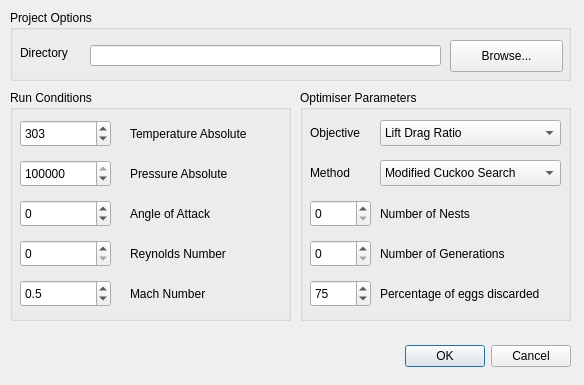
<?xml version="1.0" encoding="UTF-8"?>
<ui version="4.0">
 <class>ConfigureProjectDialog</class>
 <widget class="QDialog" name="ConfigureProjectDialog">
  <property name="geometry">
   <rect>
    <x>0</x>
    <y>0</y>
    <width>584</width>
    <height>385</height>
   </rect>
  </property>
  <property name="windowTitle">
   <string>Dialog</string>
  </property>
  <widget class="QDialogButtonBox" name="buttonBox">
   <property name="geometry">
    <rect>
     <x>230</x>
     <y>340</y>
     <width>341</width>
     <height>32</height>
    </rect>
   </property>
   <property name="orientation">
    <enum>Qt::Horizontal</enum>
   </property>
   <property name="standardButtons">
    <set>QDialogButtonBox::Cancel|QDialogButtonBox::Ok</set>
   </property>
  </widget>
  <widget class="QGroupBox" name="runCondGroup">
   <property name="geometry">
    <rect>
     <x>10</x>
     <y>90</y>
     <width>281</width>
     <height>231</height>
    </rect>
   </property>
   <property name="title">
    <string>Run Conditions</string>
   </property>
   <widget class="QLabel" name="label">
    <property name="geometry">
     <rect>
      <x>120</x>
      <y>30</y>
      <width>151</width>
      <height>27</height>
     </rect>
    </property>
    <property name="text">
     <string>Temperature Absolute</string>
    </property>
   </widget>
   <widget class="QLabel" name="label_2">
    <property name="geometry">
     <rect>
      <x>120</x>
      <y>70</y>
      <width>121</width>
      <height>27</height>
     </rect>
    </property>
    <property name="text">
     <string>Pressure Absolute</string>
    </property>
   </widget>
   <widget class="QLabel" name="label_3">
    <property name="geometry">
     <rect>
      <x>120</x>
      <y>110</y>
      <width>121</width>
      <height>27</height>
     </rect>
    </property>
    <property name="text">
     <string>Angle of Attack</string>
    </property>
   </widget>
   <widget class="QLabel" name="label_4">
    <property name="geometry">
     <rect>
      <x>120</x>
      <y>150</y>
      <width>131</width>
      <height>27</height>
     </rect>
    </property>
    <property name="text">
     <string>Reynolds Number</string>
    </property>
   </widget>
   <widget class="QLabel" name="label_5">
    <property name="geometry">
     <rect>
      <x>120</x>
      <y>190</y>
      <width>181</width>
      <height>27</height>
     </rect>
    </property>
    <property name="text">
     <string>Mach Number</string>
    </property>
   </widget>
   <widget class="QSpinBox" name="temp">
    <property name="geometry">
     <rect>
      <x>10</x>
      <y>30</y>
      <width>91</width>
      <height>27</height>
     </rect>
    </property>
    <property name="suffix">
     <string/>
    </property>
    <property name="maximum">
     <number>1000</number>
    </property>
    <property name="value">
     <number>303</number>
    </property>
   </widget>
   <widget class="QSpinBox" name="pressure">
    <property name="geometry">
     <rect>
      <x>10</x>
      <y>70</y>
      <width>91</width>
      <height>27</height>
     </rect>
    </property>
    <property name="maximum">
     <number>200000</number>
    </property>
    <property name="value">
     <number>101325</number>
    </property>
   </widget>
   <widget class="QSpinBox" name="angle">
    <property name="geometry">
     <rect>
      <x>10</x>
      <y>110</y>
      <width>91</width>
      <height>27</height>
     </rect>
    </property>
    <property name="minimum">
     <number>-180</number>
    </property>
    <property name="maximum">
     <number>180</number>
    </property>
   </widget>
   <widget class="QSpinBox" name="reynolds">
    <property name="geometry">
     <rect>
      <x>10</x>
      <y>150</y>
      <width>91</width>
      <height>27</height>
     </rect>
    </property>
    <property name="maximum">
     <number>20000000</number>
    </property>
   </widget>
   <widget class="QDoubleSpinBox" name="mach">
    <property name="geometry">
     <rect>
      <x>10</x>
      <y>190</y>
      <width>91</width>
      <height>27</height>
     </rect>
    </property>
    <property name="decimals">
     <number>1</number>
    </property>
    <property name="singleStep">
     <double>0.100000000000000</double>
    </property>
    <property name="value">
     <double>0.500000000000000</double>
    </property>
   </widget>
   <zorder>label</zorder>
   <zorder>label_2</zorder>
   <zorder>label_3</zorder>
   <zorder>label_4</zorder>
   <zorder>label_5</zorder>
   <zorder>temp</zorder>
   <zorder>pressure</zorder>
   <zorder>angle</zorder>
   <zorder>reynolds</zorder>
   <zorder>mach</zorder>
   <zorder>OptParamsGroup</zorder>
  </widget>
  <widget class="QGroupBox" name="OptParamsGroup">
   <property name="geometry">
    <rect>
     <x>300</x>
     <y>90</y>
     <width>271</width>
     <height>231</height>
    </rect>
   </property>
   <property name="title">
    <string>Optimiser Parameters</string>
   </property>
   <widget class="QLabel" name="label_10">
    <property name="geometry">
     <rect>
      <x>80</x>
      <y>110</y>
      <width>231</width>
      <height>27</height>
     </rect>
    </property>
    <property name="text">
     <string>Number of Nests</string>
    </property>
   </widget>
   <widget class="QLabel" name="label_11">
    <property name="geometry">
     <rect>
      <x>80</x>
      <y>150</y>
      <width>221</width>
      <height>27</height>
     </rect>
    </property>
    <property name="text">
     <string>Number of Generations</string>
    </property>
   </widget>
   <widget class="QSpinBox" name="nnests">
    <property name="geometry">
     <rect>
      <x>10</x>
      <y>110</y>
      <width>61</width>
      <height>27</height>
     </rect>
    </property>
   </widget>
   <widget class="QSpinBox" name="ngens">
    <property name="geometry">
     <rect>
      <x>10</x>
      <y>150</y>
      <width>61</width>
      <height>27</height>
     </rect>
    </property>
   </widget>
   <widget class="QSpinBox" name="ndiscard">
    <property name="geometry">
     <rect>
      <x>10</x>
      <y>190</y>
      <width>61</width>
      <height>27</height>
     </rect>
    </property>
    <property name="maximum">
     <number>100</number>
    </property>
    <property name="value">
     <number>75</number>
    </property>
   </widget>
   <widget class="QLabel" name="ndiscard_label">
    <property name="geometry">
     <rect>
      <x>80</x>
      <y>190</y>
      <width>271</width>
      <height>27</height>
     </rect>
    </property>
    <property name="text">
     <string>Percentage of eggs discarded</string>
    </property>
   </widget>
   <widget class="QComboBox" name="optmethod">
    <property name="geometry">
     <rect>
      <x>80</x>
      <y>70</y>
      <width>181</width>
      <height>26</height>
     </rect>
    </property>
    <item>
     <property name="text">
      <string>Modified Cuckoo Search</string>
     </property>
    </item>
    <item>
     <property name="text">
      <string>Differential Evolution</string>
     </property>
    </item>
    <item>
     <property name="text">
      <string>Particle Swarm Optimisation</string>
     </property>
    </item>
   </widget>
   <widget class="QComboBox" name="objfunc">
    <property name="geometry">
     <rect>
      <x>80</x>
      <y>30</y>
      <width>181</width>
      <height>26</height>
     </rect>
    </property>
    <item>
     <property name="text">
      <string>Lift Drag Ratio</string>
     </property>
    </item>
    <item>
     <property name="text">
      <string>Maximise Lift</string>
     </property>
    </item>
    <item>
     <property name="text">
      <string>Minimise Drag</string>
     </property>
    </item>
    <item>
     <property name="text">
      <string>Maximise Downforce</string>
     </property>
    </item>
    <item>
     <property name="text">
      <string>Minimise Lift</string>
     </property>
    </item>
   </widget>
   <widget class="QLabel" name="label_12">
    <property name="geometry">
     <rect>
      <x>10</x>
      <y>35</y>
      <width>61</width>
      <height>16</height>
     </rect>
    </property>
    <property name="text">
     <string>Objective</string>
    </property>
   </widget>
   <widget class="QLabel" name="label_13">
    <property name="geometry">
     <rect>
      <x>10</x>
      <y>75</y>
      <width>59</width>
      <height>16</height>
     </rect>
    </property>
    <property name="text">
     <string>Method</string>
    </property>
   </widget>
  </widget>
  <widget class="QGroupBox" name="projOptGroup">
   <property name="geometry">
    <rect>
     <x>10</x>
     <y>10</y>
     <width>561</width>
     <height>71</height>
    </rect>
   </property>
   <property name="title">
    <string>Project Options</string>
   </property>
   <widget class="QLineEdit" name="lineEdit">
    <property name="geometry">
     <rect>
      <x>80</x>
      <y>35</y>
      <width>351</width>
      <height>21</height>
     </rect>
    </property>
   </widget>
   <widget class="QPushButton" name="pushButton">
    <property name="geometry">
     <rect>
      <x>440</x>
      <y>30</y>
      <width>113</width>
      <height>32</height>
     </rect>
    </property>
    <property name="text">
     <string>Browse...</string>
    </property>
   </widget>
   <widget class="QLabel" name="label_14">
    <property name="geometry">
     <rect>
      <x>10</x>
      <y>35</y>
      <width>59</width>
      <height>16</height>
     </rect>
    </property>
    <property name="text">
     <string>Directory</string>
    </property>
   </widget>
  </widget>
 </widget>
 <resources/>
 <connections>
  <connection>
   <sender>buttonBox</sender>
   <signal>accepted()</signal>
   <receiver>ConfigureProjectDialog</receiver>
   <slot>accept()</slot>
   <hints>
    <hint type="sourcelabel">
     <x>248</x>
     <y>254</y>
    </hint>
    <hint type="destinationlabel">
     <x>157</x>
     <y>274</y>
    </hint>
   </hints>
  </connection>
  <connection>
   <sender>buttonBox</sender>
   <signal>rejected()</signal>
   <receiver>ConfigureProjectDialog</receiver>
   <slot>reject()</slot>
   <hints>
    <hint type="sourcelabel">
     <x>316</x>
     <y>260</y>
    </hint>
    <hint type="destinationlabel">
     <x>286</x>
     <y>274</y>
    </hint>
   </hints>
  </connection>
 </connections>
</ui>
